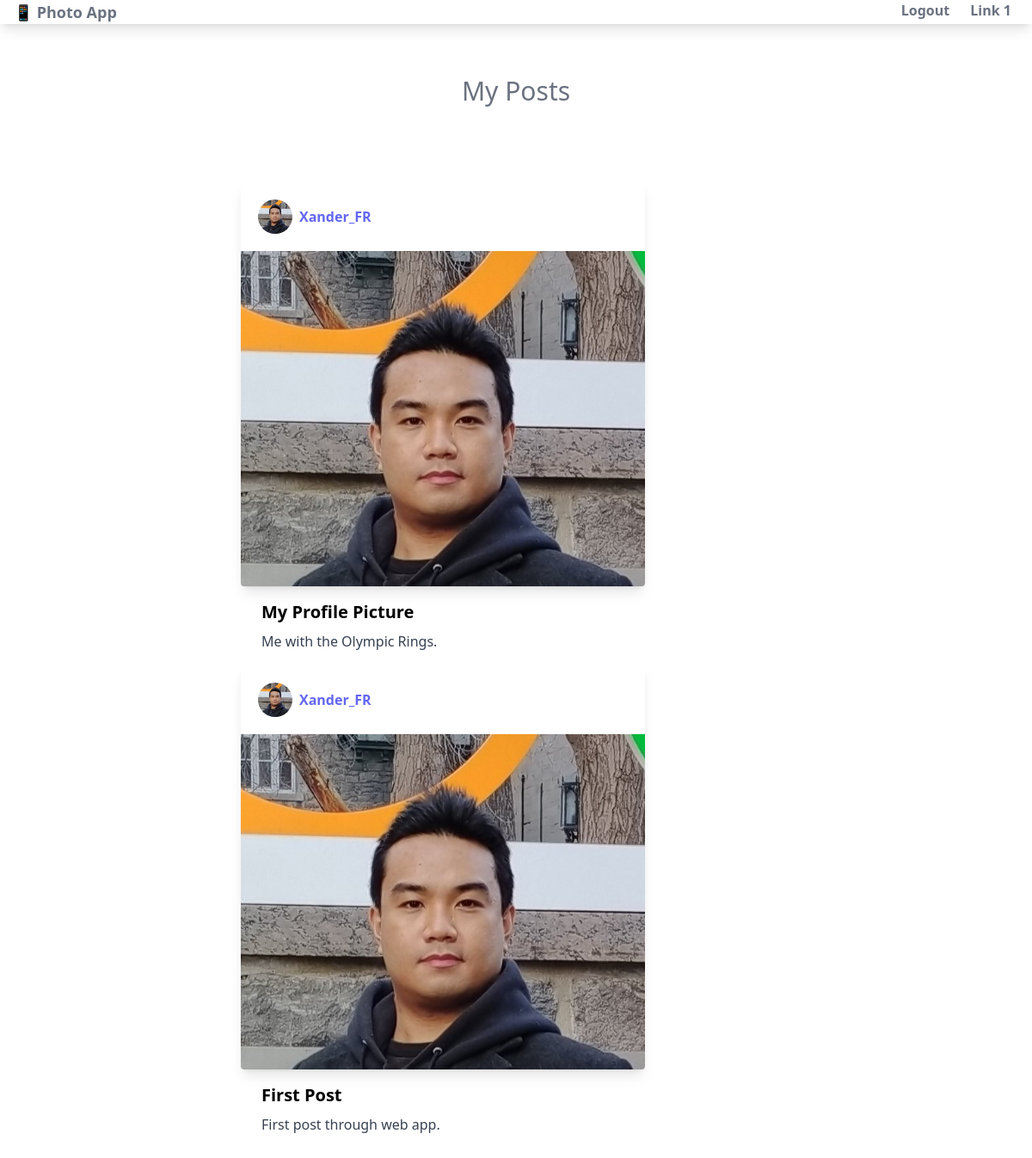
The page /users/ (signed in) on the database its author committed.
### posts/models.py (models this page shows, shortened)
class Post(models.Model):
    user = models.ForeignKey(settings.AUTH_USER_MODEL, on_delete=models.CASCADE)
    image = models.ImageField(upload_to='images/%y/%m/%d')
    caption = models.TextField(blank=True)
    title = models.CharField(max_length=200)
    slug = models.SlugField(max_length=200, blank=True)  # Random set of characters that could be used, link URL to a specific post
    created = models.DateField(auto_now_add=True)
    liked_by = models.ManyToManyField(
        settings.AUTH_USER_MODEL, related_name='posts_liked', blank=True)

### users/models.py (models this page shows, shortened)
class Profile(models.Model):
    user = models.OneToOneField(settings.AUTH_USER_MODEL, on_delete=models.CASCADE)  # One User is linked to ONLY One Profile, Uses built-in User Model
    photo = models.ImageField(upload_to='users/%Y/%m/%d', blank=True)

### users/views.py (the view)
# urls.py: path('', views.index, name='index'),
@login_required
def index(request):
    current_user = request.user  # Get currently logged-in user to get their posts
    posts = Post.objects.filter(user=current_user)  # Get only the posts of current_user
    profile = Profile.objects.filter(user=current_user).first()  # Get profile of logged-in user, first element of resulting array
    return render(request, 'users/index.html', {'posts': posts, 'profile': profile})

### users/templates/users/index.html
{% extends 'users/base.html' %}
{% load static %}
{% block body %}
   <div class="flex mt-5 p-10 justify-center">
    <h2 class="text-3xl font-normal mb-2 text-gray-500">My Posts</h2>
   </div>
   <div class="grid mx-60 p-10 grid-cols-1">
    {% for post in posts %}
    <a href="#">
        <div class="rounded overflow-hidden w-[470px] h-[470px] bg-white shadow-lg">
        <div class="user-container flex mx-5 my-5">
            <img class="h-10 w-10 rounded-full" src="{{profile.photo.url}}" alt="">
            <div class="mx-2 my-2 font-bold "><span class="text-indigo-500">{{post.user}}</span></div>
        </div>
             <img src="{{post.image.url}}" alt="">
        </div>
        <div class="px-6 py-4">
                <div class="font-bold text-xl mb-2">{{post.title}}</div>
                <p class="text-gray-700 text-base">{{post.caption}}</p>
        </div>
    </a>
    {% endfor %}
   </div>
{% endblock %}

### rows shown on the page
Post: photo (picture), user "Xander_FR", image (picture), title "My Profile Picture", caption "Me with the Olympic Rings."
Post: photo (picture), user "Xander_FR", image (picture), title "First Post", caption "First post through web app."
